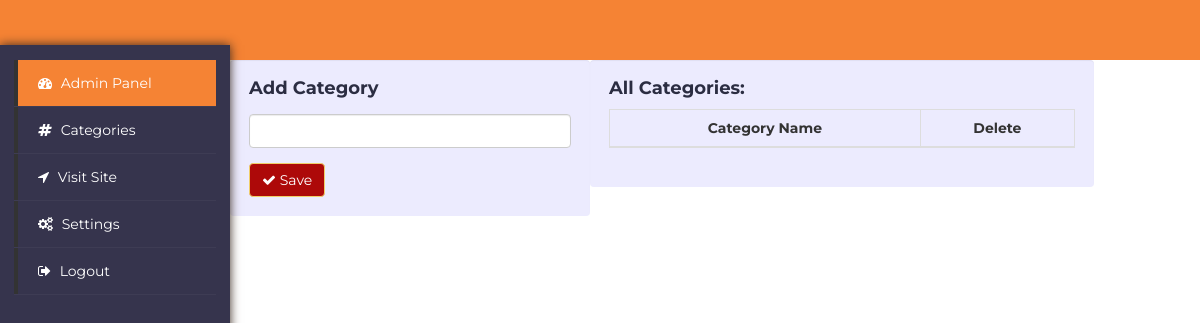
The app's page /vpanel/control/categories.php (signed in), older data.
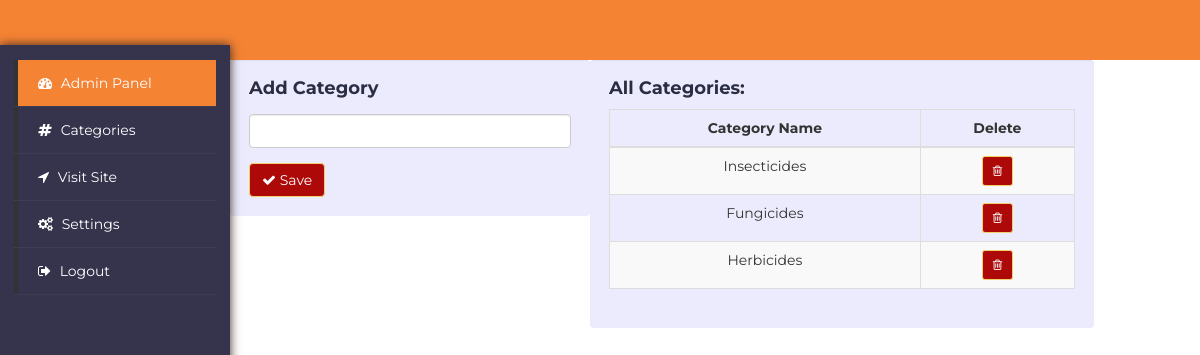
The same page, newer data.
### tables this page shows
CREATE TABLE `categories` (
  `cat_id` int(11) NOT NULL,
  `cat_title` varchar(50) NOT NULL,
  `added_by` varchar(50) NOT NULL,
  `date_time` varchar(50) NOT NULL
);

### vpanel/control/categories.php (the view, shortened to what this page needs)
<?php
include "../includes/functions.php";
$allCategories = mysqli_query($con, "SELECT * FROM categories");
include "../partpage/header.php";
?>
<div class="container-fluid">
  <div class="row">
    <?php include "../partpage/sidebar.php";?>
    <div class="col-md-10 content" style="margin-left:10px">
      <div class="row">
        <div class="col-md-5 well">
          <h4 class="m-b-0">Add Category
          </h4>
          <form action="categories.php" enctype="multipart/form-data" method="post" novalidate="novalidate">
            <div class="form-body">
              <div class="row ">
                <div class="col-md-12">
                  <div class="form-group">
                    <input name="category" class="form-control" id="firstName" required="" type="text" placeholder="" minlength="3" value="">
                  </div>
                </div>
              </div>
            </div>
            <div class="form-actions">
              <button class="btn btn-info" type="submit" name="cat-submit">
                <i class="fa fa-check">
                </i> Save
              </button>
            </div>
          </form>
        </div>
        <div class="col-md-7 well">
          <h4>All Categories:
          </h4>
          <div class="table-responsive text-center">
            <table width="100%" class="display table table-hover table-striped table-bordered" cellspacing="0">
              <thead>
                <tr>
                  <th class="text-center">Category Name
                  </th>
                  <th class="text-center">Delete
                  </th>
                </tr>
              </thead>
              <tbody>
<?php
foreach ($allCategories as $category) {
    ?>
                <tr>
                  <td>
					<?=$category['cat_title']?>
                  </td>
                  <td class="jsgrid-align-center">
                    <form action="categories.php" method="post">
                      <button type = "submit"  name="delcat-submit" class="btn btn-sm btn-info waves-effect waves-light" onclick="return confirm('Are you sure to delete this data?')">
                        <i class="fa fa-trash-o">
                        </i>
                      </button>
                    </form>
                  </td>
                </tr>
<?php
}
?>
              </tbody>
            </table>
          </div>
        </div>
      </div>
  </div>
  </div>
</div>
<?php include "../partpage/footer.php";?>

Row changes from the older to the newer data that the page shows:
added categories: cat_title "Insecticides"
added categories: cat_title "Fungicides"
added categories: cat_title "Herbicides"
